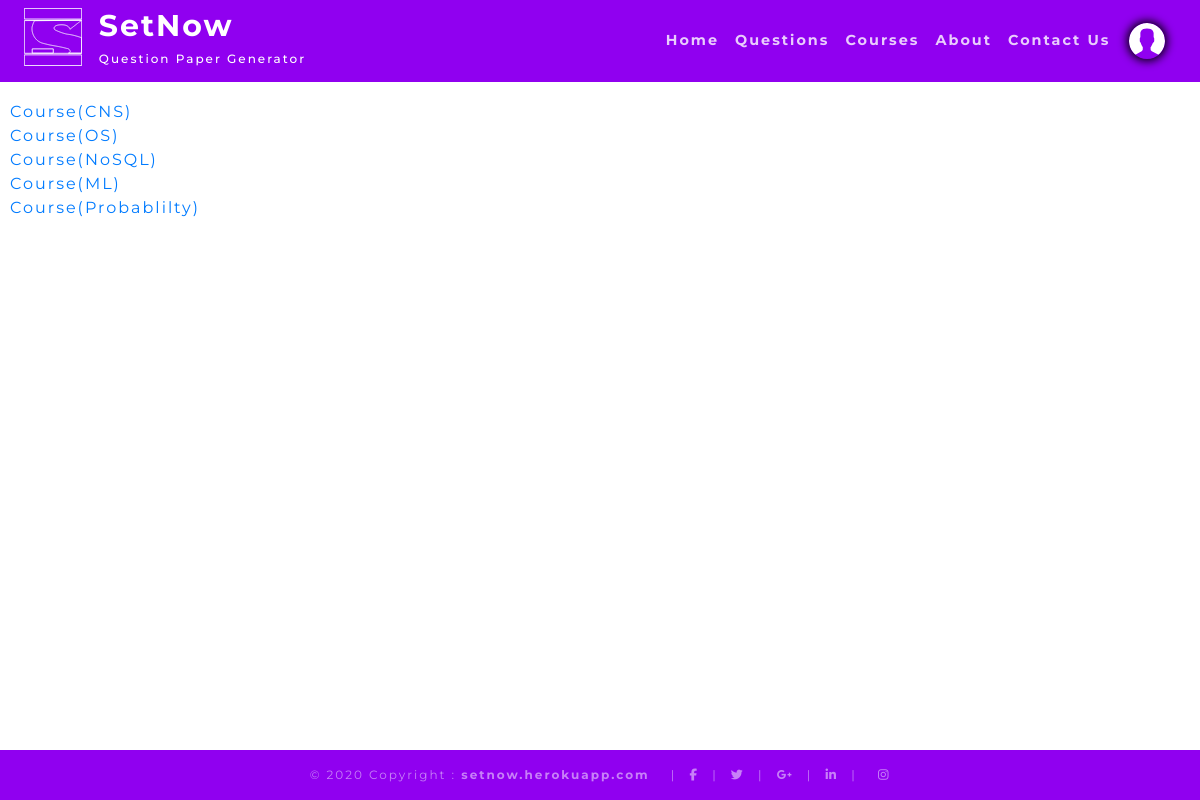
The page /course/ (signed in) on the database as committed earlier.
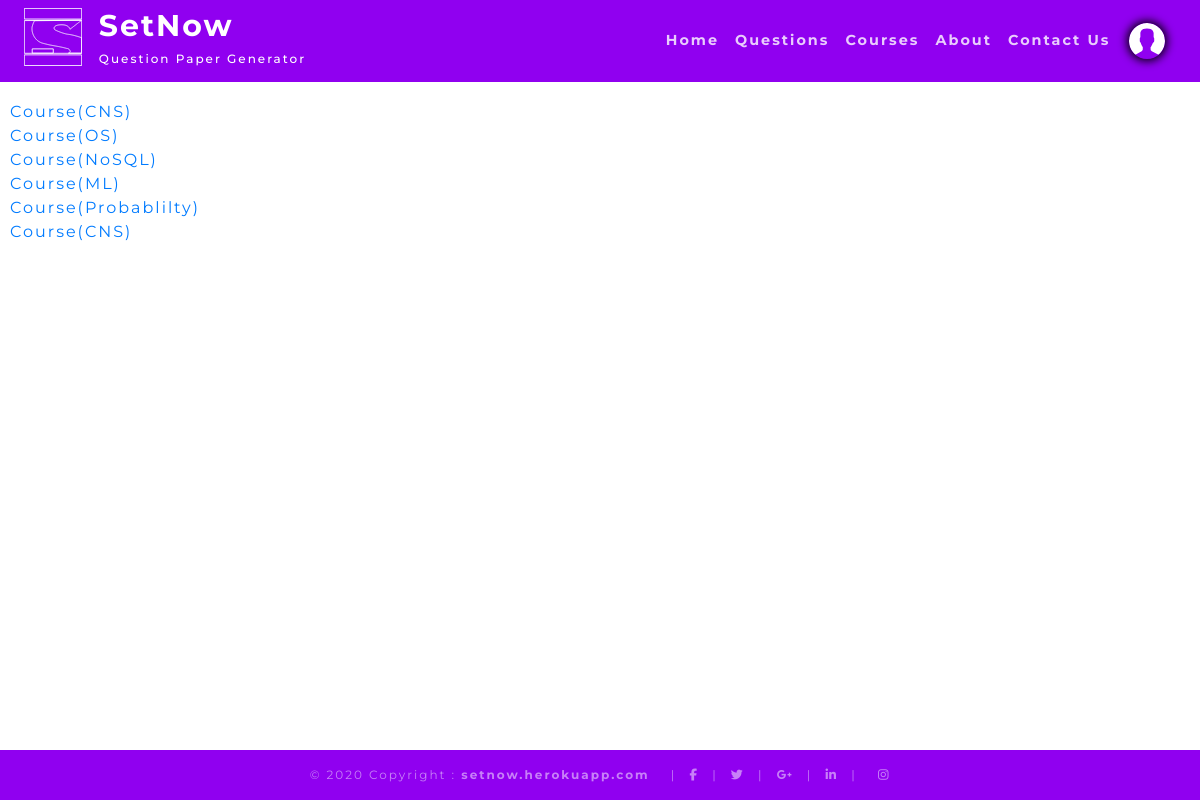
The same page on the database as committed later.
### flaskapp/models.py (models this page shows, shortened)
class Course(db.Model):
    id = db.Column(db.Integer, primary_key=True)
    name = db.Column(db.Text, nullable=False)
    questions = db.relationship('Question', backref='course', lazy=True)
    mcq_questions = db.relationship("MCQQuestion", backref='course', lazy=True)
    user_id = db.Column(db.Integer, db.ForeignKey("user.id"), nullable=False)
    def __repr__(self):
        return f"Course({self.name})"

### flaskapp/questions/routes.py (the view)
@questions.route('/course/')
@login_required
def courses():
    _courses = Course.query.filter(Course.teacher == current_user).all()
    return render_template("questions/courses.html",
                           courses=_courses,
                           title='Courses')

### app.py (called while the page is built)
@app.after_request
def add_header(response):
    response.headers['X-UA-Compatible'] = 'IE=Edge,chrome=1'
    response.headers['Cache-Control'] = 'public, max-age=0'
    return response

### flaskapp/models.py (called while the page is built)
@login_manager.user_loader
def load_user(user_id):
    return User.query.get(int(user_id))

### flaskapp/templates/questions/courses.html
{% extends "base.html" %}
{% block main %}
{% for _course in courses %}
<a href={{ url_for("questions.question", qtype="sub", course_id=_course.id) }}>{{ _course }}</a><br>
{% endfor %}
{%endblock main %}

### flaskapp/templates/base.html (shortened to what this page needs)
<!DOCTYPE html>
<html lang="en">
<head>
    <link rel="stylesheet" href="https://stackpath.bootstrapcdn.com/bootstrap/4.4.1/css/bootstrap.min.css"
 />
    <link rel="stylesheet" type="text/css" href=" {{ url_for('static', filename='css/base.css') }}" />
    <link rel="stylesheet" type="text/css" href=" {{ url_for('static', filename=css_file) }}" />
</head>
<body style="margin: 0;">
    <div>
        <header>
            <div class="row px-4 py-2 text-white sticky-top" id="header">
                <div class="col1">
                    <img src="{{ url_for('static', filename='images/logo.svg') }}" class="logo" alt="logo" />
                </div>
                <div class="col2">
                    <h2>SetNow</h2>
                    <h4>Question Paper Generator</h4>
                </div>
                <div class="col3">
                    <div class="row" style="margin: 0; padding: 0;">
                        <a href="#">
                            <h4 class="py-2 mx-2">Home</h4>
                        </a>
                        <a href="#">
                            <h4 class="py-2 mx-2">Questions</h4>
                        </a>
                        <a href="#">
                            <h4 class="py-2 mx-2">Courses</h4>
                        </a>
                        <a href="#">
                            <h4 class="py-2 mx-2">About</h4>
                        </a>
                        <a href="#">
                            <h4 class="py-2 mx-2">Contact Us</h4>
                        </a>
                    </div>
                </div>
                <div class="col4">
                    <img src="{{ url_for('static', filename='profile_pics/default.svg') }}" class="user" alt="user"
                        title="profile" />
                </div>
            </div>
        </header>
        <div style="padding-top: 8%;" class="block_main" id="main_container">
            <div>
                <div id="content">
                    <div style="flex-grow: 1;">
                        {% block main %} {% endblock main %}
                    </div>
                </div>
            </div>
        </div>
        <footer>
            <div class="col py-3 text-center" id="footer">
                <span class="mr-3">© 2020 Copyright :
                    <a href="http://setnow.herokuapp.com/" class="fl"><b>setnow.herokuapp.com</b></a>
                </span>
                <span>|</span>
                <a href="#" class="fl"><i class="fab fa-facebook-f mx-2"> </i></a>
                <span>|</span>
                <a href="#" class="fl"><i class="fab fa-twitter mx-2"> </i></a>
                <span>|</span>
                <a href="#" class="fl"><i class="fab fa-google-plus-g mx-2"> </i></a>
                <span>|</span>
                <a href="#" class="fl"><i class="fab fa-linkedin-in mx-2"> </i></a>
                <span>|</span>
                <a href="#" class="fl"><i class="fab fa-instagram ml-3"> </i></a>
            </div>
        </footer>
    </div>
</body>
</html>

### flaskapp/static/css/base.css (style rules this page uses)
* { font-family: "Montserrat", sans-serif; }
.block_main { min-width: 100vw; min-height: 80vh; }
.row { position: relative; width: 100%; }
#header { margin: 0; position: fixed; top: 0; left: 0; transition: 0.3s; background: #9000f0; }
.logo { max-height: 100%; max-width: 100%; position: relative; }
.col1 { width: 5%; }
.col2 { padding-left: 1.5%; width: 50%; transition: 1s; }
.col3 { width: 40%; display: inline-flex; align-items: center; justify-content: flex-end; }
.col3 > .row { display: flex; justify-content: flex-end; }
.col3 > .row > a > h4 { color: rgba(255, 255, 255, 0.8); margin: 0; text-align: center; float: left; border-bottom: 2px solid #ffffff00; font-size: 1.2vw; font-weight: bold; }
.col4 { width: 5%; display: inline-flex; align-items: center; justify-content: center; }
.col4 > img { cursor: pointer; width: 3vw; height: 3vw; border-radius: 50%; box-shadow: 0 0 10px 2px #000000; }
.col2 > h2 { font-size: 2.5vw; font-weight: bolder; }
.col2 > h4 { font-size: 1vw; }
#footer { left: 0; bottom: 0; position: fixed; font-size: 1vw; color: rgba(255, 255, 255, 0.5); transition: 1s; background: #9000f0; }
.fl { color: rgba(255, 255, 255, 0.5); }
* { letter-spacing: 2px; }
#content { display: flex; flex-direction: row; margin: 0 10px; }

Rows that differ between the two databases and show on the page:
added Course: name "Course(CNS)"
